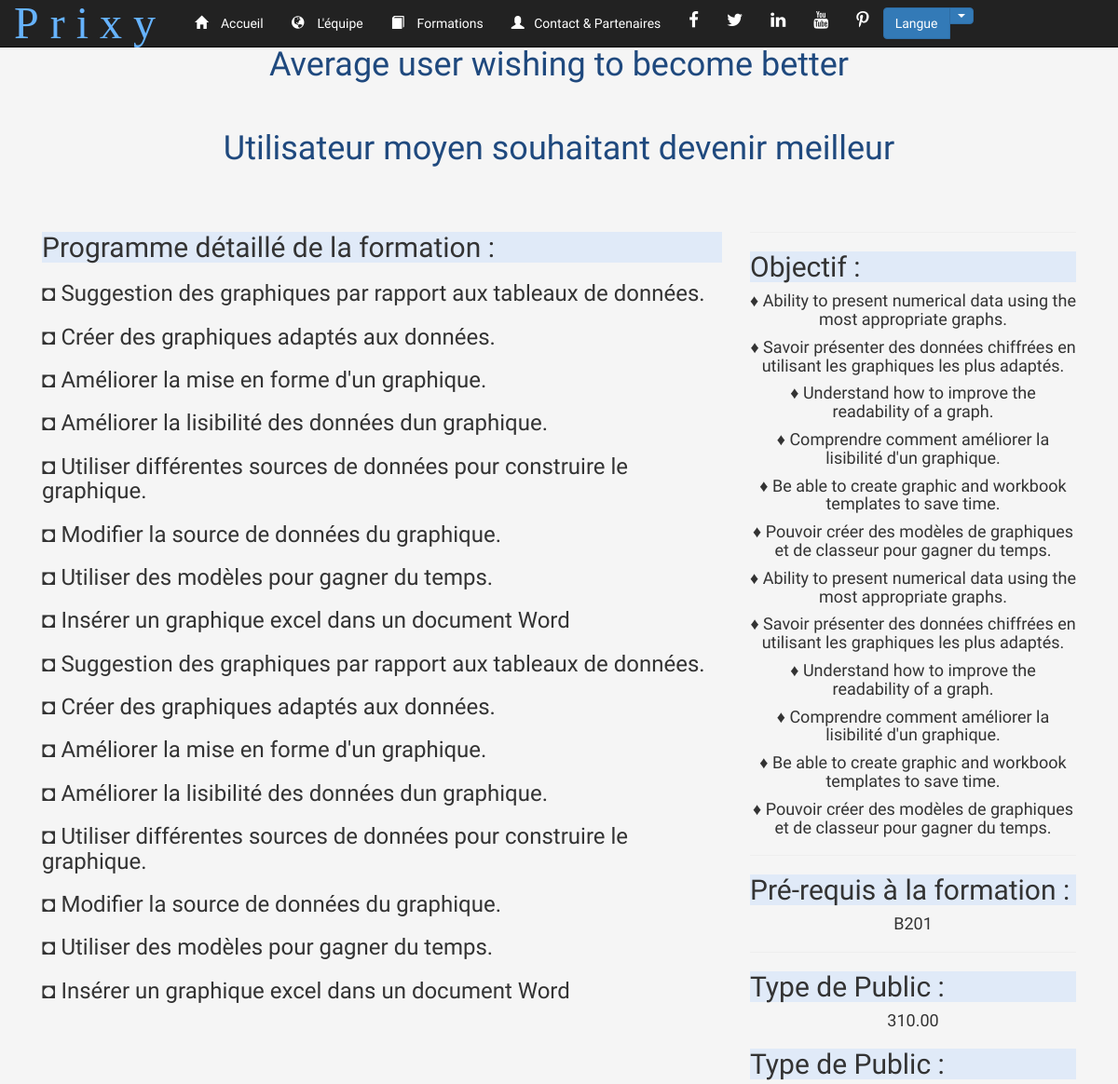
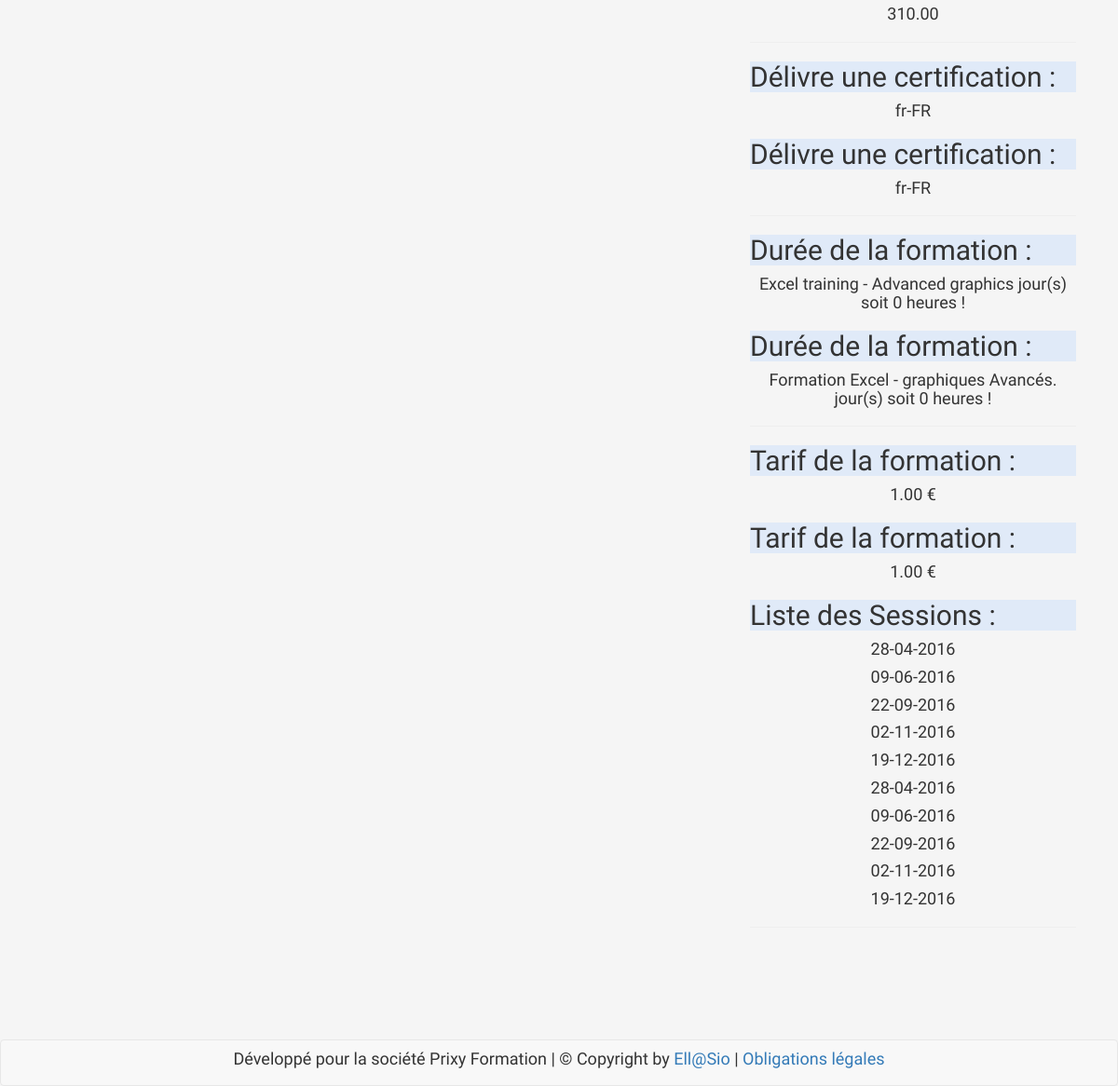
The app's page /page_formation.php?ref=B202 with its own data (2 pictures, top to bottom).
### tables this page shows
CREATE TABLE FORMATION
(
        ref_form         Varchar (15) NOT NULL ,
		nom_form 		 Varchar(500),
        duree_form       float (8, 2) ,
        tarif_form       Float (10,2),        
        type_public_form Varchar (140),
		langue_form Varchar(15),
        PRIMARY KEY (ref_form, langue_form )		
);

CREATE TABLE PROG
(
        id_prog  Varchar (15) NOT NULL ,
        lib_prog Varchar (140),
		langue_prog Varchar(15),
        ref_form Varchar (15) NOT NULL ,
        PRIMARY KEY (id_prog ,ref_form, langue_prog ),
		CONSTRAINT FK_PROG_ref_form FOREIGN KEY (ref_form) REFERENCES FORMATION(ref_form)
);

CREATE TABLE OBJECTIF
(
        id_obj   Varchar (15) NOT NULL ,
        lib_obj  Varchar (300),
		langue_obj Varchar(15),
        ref_form Varchar (15) NOT NULL,
        PRIMARY KEY (id_obj ,ref_form, langue_obj),
		CONSTRAINT FK_OBJECTIF_ref_form FOREIGN KEY (ref_form) REFERENCES FORMATION(ref_form)
);

CREATE TABLE NECESSITER
(
        ref_form           Varchar (15) NOT NULL ,
        ref_form_form Varchar (15) NOT NULL ,
		lang_nec Varchar(15),
        PRIMARY KEY (ref_form ,ref_form_form ),
		CONSTRAINT FK_NECESSITER_ref_form FOREIGN KEY (ref_form) REFERENCES FORMATION(ref_form),
		CONSTRAINT FK_NECESSITER_ref_form_FORMATION FOREIGN KEY (ref_form_form) REFERENCES FORMATION(ref_form)
);

CREATE TABLE DELIVRER
(
        ref_form  Varchar (15) NOT NULL ,
        id_certif Varchar (15) NOT NULL ,
        PRIMARY KEY (ref_form ,id_certif ),
		CONSTRAINT FK_DELIVRER_ref_form FOREIGN KEY (ref_form) REFERENCES FORMATION(ref_form),
		CONSTRAINT FK_DELIVRER_id_certif FOREIGN KEY (id_certif) REFERENCES CERTIFICATION(id_certif)
);

CREATE TABLE CERTIFICATION
(
        id_certif      Varchar (15) NOT NULL ,
        delivre_certif Bool ,
		langue_certif Varchar(15),
        titre_certif   Varchar (140) ,
        PRIMARY KEY (id_certif, langue_certif )
);

CREATE TABLE SESSION
(
        id_sess   Varchar (15) NOT NULL ,
        date_sess Date,
        ref_form  Varchar (15) NOT NULL,
        PRIMARY KEY (id_sess ,ref_form ),
		CONSTRAINT FK_SESSION_ref_form FOREIGN KEY (ref_form) REFERENCES FORMATION(ref_form)
);

### lib/gettext/gettext.inc (called while the page is built, shortened)
<?php
require('gettext.php');
$text_domains = array();
$default_domain = 'messages';
$LC_CATEGORIES = array('LC_CTYPE', 'LC_NUMERIC', 'LC_TIME', 'LC_COLLATE', 'LC_MONETARY', 'LC_MESSAGES', 'LC_ALL');
$EMULATEGETTEXT = 0;
$CURRENTLOCALE = '';
function get_list_of_locales($locale) {
  $locale_names = array();
  $lang = NULL;
  $country = NULL;
  $charset = NULL;
  $modifier = NULL;
  if ($locale) {
    if (preg_match("/^(?P<lang>[a-z]{2,3})"
                   ."(?:_(?P<country>[A-Z]{2}))?"
                   ."(?:\.(?P<charset>[-A-Za-z0-9_]+))?"
                   ."(?:@(?P<modifier>[-A-Za-z0-9_]+))?$/",
                   $locale, $matches)) {
      if (isset($matches["lang"])) $lang = $matches["lang"];
      if (isset($matches["country"])) $country = $matches["country"];
      if ($country) {
        array_push($locale_names, "${lang}_$country");
      } elseif ($charset)
          array_push($locale_names, "${lang}.$charset");
      array_push($locale_names, $lang);
    }
  }
  return $locale_names;
}
function _get_reader($domain=null, $category=5, $enable_cache=true) {
    global $text_domains, $default_domain, $LC_CATEGORIES;
    if (!isset($domain)) $domain = $default_domain;
    if (!isset($text_domains[$domain]->l10n)) {
        $locale = _setlocale(LC_MESSAGES, 0);
        $bound_path = isset($text_domains[$domain]->path) ?
          $text_domains[$domain]->path : './';
        $subpath = $LC_CATEGORIES[$category] ."/$domain.mo";
        $locale_names = get_list_of_locales($locale);
        $input = null;
        foreach ($locale_names as $locale) {
          $full_path = $bound_path . $locale . "/" . $subpath;
        }
        $text_domains[$domain]->l10n = new gettext_reader($input,
                                                          $enable_cache);
    }
    return $text_domains[$domain]->l10n;
}
function _check_locale_and_function($function=false) {
    global $EMULATEGETTEXT;
    return !$EMULATEGETTEXT;
}
function _get_codeset($domain=null) {
    global $text_domains, $default_domain, $LC_CATEGORIES;
    if (!isset($domain)) $domain = $default_domain;
    return (isset($text_domains[$domain]->codeset))? $text_domains[$domain]->codeset : ini_get('mbstring.internal_encoding');
}
function _encode($text) {
  $target_encoding = _get_codeset();
  if (function_exists("mb_detect_encoding")) {
    $source_encoding = mb_detect_encoding($text);
    if ($source_encoding != $target_encoding)
      $text = mb_convert_encoding($text, $target_encoding, $source_encoding);
  }
  return $text;
}
function _get_default_locale($locale) {
  if ($locale == '')
    return getenv('LANG');
  else
    return $locale;
}
function _setlocale($category, $locale) {
    global $CURRENTLOCALE, $EMULATEGETTEXT;
    if ($locale === 0) {
        if ($CURRENTLOCALE != '')
            return $CURRENTLOCALE;
        else
            return _setlocale($category, $CURRENTLOCALE);
    } else {
        if (function_exists('setlocale')) {
          $ret = setlocale($category, $locale);
          if (($locale == '' and !$ret) or
              ($locale != '' and $ret != $locale)) {
            $CURRENTLOCALE = _get_default_locale($locale);
            $EMULATEGETTEXT = 1;
          } else {
            $CURRENTLOCALE = $ret;
            $EMULATEGETTEXT = 0;
          }
        } else {
          $CURRENTLOCALE = _get_default_locale($locale);
          $EMULATEGETTEXT = 1;
        }
        return $CURRENTLOCALE;
    }
}
function _bindtextdomain($domain, $path) {
    global $text_domains;
    if (substr(php_uname(), 0, 7) == "Windows") {
      if ($path[strlen($path)-1] != '\\' and $path[strlen($path)-1] != '/')
        $path .= '\\';
    } else {
      if ($path[strlen($path)-1] != '/')
        $path .= '/';
    }
    if (!array_key_exists($domain, $text_domains)) {
      $text_domains[$domain] = new domain();
    }
    $text_domains[$domain]->path = $path;
}
function _bind_textdomain_codeset($domain, $codeset) {
    global $text_domains;
    $text_domains[$domain]->codeset = $codeset;
}
function _textdomain($domain) {
    $default_domain = $domain;
}
function _gettext($msgid) {
    $l10n = _get_reader();
    return _encode($l10n->translate($msgid));
}
function __($msgid) {
    return _gettext($msgid);
}
function T_($msgid) {
    return __($msgid);
}
?>

### lib/gettext/gettext.php (called while the page is built, shortened)
<?php
class gettext_reader {
  var $short_circuit = false;
  function gettext_reader($Reader, $enable_cache = true) {
    if (! $Reader || isset($Reader->error) ) {
      $this->short_circuit = true;
      return;
    }
  }
  function translate($string) {
    if ($this->short_circuit)
      return $string;
  }
}
?>

### fonction.inc.php (called while the page is built, shortened)
<?php
	function execSQL($sql)
	{
		switch(BDD_type)
		{
			case 'PDO':
				$connexion = new PDO('mysql:host='.BDD_host.';dbname='.BDD_base, BDD_user, BDD_password);
				$connexion->exec("SET NAMES 'UTF8'");
				$tab = $connexion->query($sql)->fetchAll();
				return $tab;
				break;
		}
	}
?>

### page_formation.php (the view, shortened to what this page needs)
<!DOCTYPE html lang="fr">
<html>
    <head>
	    <link href="bootstrap/css/bootstrap.min.css" rel="stylesheet">
		<link href="bootstrap/fontawesome/css/font-awesome.min.css" rel="stylesheet">
	    <link href="bootstrap/css/style.css" rel="stylesheet">
	</head>
	<body>
		<?php
			include('nav.php');
			include('fonction.inc.php');
			echo '<div class="container">';
				$req_sql = execSQL('SELECT * FROM FORMATION F
												WHERE F.ref_form="'.$_GET['ref'].'";');
				foreach ($req_sql as $values)
				{
					echo '<h1 class="text-center">' . $values[4]. '</h1>';
				}
				echo '<div class="container col-lg-8 col-sm-8">';
					$req_sql1 = execSQL('SELECT * FROM PROG P
													INNER JOIN FORMATION F ON F.ref_form= P.ref_form
													WHERE F.ref_form="'.$_GET['ref'].'";');
					echo '<h2>Programme détaillé de la formation : </h2>';
					foreach($req_sql1 as $values1)
					{
						if($values1[3] == $_GET['ref'])
						{
							echo '<h3>◘ ' .$values1[1]. '</h3>';
						}
					}
				echo '</div>';
				echo '<div class="container col-lg-4 col-sm-4">';
					echo '<hr>';
					$req_sql7 = execSQL('SELECT * FROM OBJECTIF OB
													INNER JOIN FORMATION F ON F.ref_form = OB.ref_form
													WHERE F.ref_form="'.$_GET['ref'].'";');
					echo '<h2>' .'Objectif : ' .'</h2>';
					foreach ($req_sql7 as $values7)
					{
						echo  '<h4>♦ ' .$values7[1]. '</h4>';
					}
					echo '<hr>';
					$req_sql4 = execSQL('SELECT * FROM NECESSITER N
													INNER JOIN NECESSITER F ON F.ref_form = N.ref_form
													WHERE F.ref_form="'.$_GET['ref'].'";');
					foreach($req_sql4 as $values4)
					{
						echo '<h2>' .'Pré-requis à la formation : ' .'</h2>';
						echo  '<h4>' .$values4[1]. '</h4>';
					}
					echo '<hr>';
					foreach($req_sql as $values)
					{
						echo '<h2>' .'Type de Public : ' .'</h2>';
						echo  '<h4>' .$values[3]. '</h4>';
					}
					echo '<hr>';
					$req_sql5 = execSQL('SELECT * FROM CERTIFICATION CE
													INNER JOIN DELIVRER D ON D.id_certif = CE.id_certif
													INNER JOIN FORMATION F ON F.ref_form = D.ref_form
													WHERE F.ref_form="'.$_GET['ref'].'";');
					foreach ($req_sql5 as $values5)
					{
						echo '<h2>' .'Délivre une certification : ' .'</h2>';
						echo  '<h4>' .$values5[2]. '</h4>';
					}
					echo '<hr>';
					foreach($req_sql as $values)
					{
						echo '<h2>' .'Durée de la formation : ' .'</h2>';
						$heure = (int)$values[1] * 7;
						echo  '<h4>' .$values[1]. ' jour(s) soit ' .$heure. ' heures !</h4>';
					}
					echo '<hr>';
					foreach($req_sql as $values)
					{
						echo '<h2>' .'Tarif de la formation : ' .'</h2>';
						echo  '<h4>' .$values[2]. ' € </h4>';
					}
					$req_sql6 = execSQL('SELECT * FROM SESSION S
													INNER JOIN FORMATION F ON F.ref_form = S.ref_form
													WHERE F.ref_form="'.$_GET['ref'].'";');
					echo '<h2>' .'Liste des Sessions : ' .'</h2>';
					foreach ($req_sql6 as $values6)
					{
						$base_date = $values6[1];
						$new_date = date("d-m-Y", strtotime($base_date));
						echo  '<h4>' .$new_date. '</h4>';
					}
					echo '<hr>';
				echo '</div>';
			echo '</div>';
		?>
		<?php include ('footer.php'); ?>
	</body>
</html>

### nav.php (shortened to what this page needs)
<head>
      <link href="./bootstrap/css/bootstrap.min.css" rel="stylesheet">
      <link href="./bootstrap/fontawesome/css/font-awesome.min.css" rel="stylesheet">
      <link href="./bootstrap/css/style.css" rel="stylesheet">
  </head>
<nav class="navbar navbar-header navbar-fixed-top navbar-inverse">
  <span class="nav-brand">
    <a href="/PrixyPPE/index.php" class="navbar-brand">Prixy</a>
  </span>
    <ul class="nav navbar-nav">
      <li class="nav-item">
        <a class="nav-link" href="/PrixyPPE/index.php">
          <span class="glyphicon glyphicon-home">
          </span> &nbsp;&nbsp; <?php print T_("Accueil"); ?>
        </a>
      </li>
      <li class="nav-item">
        <a class="nav-link" href="/PrixyPPE/equipe.php">
          <span class="glyphicon glyphicon glyphicon-globe">
          </span> &nbsp;&nbsp; <?php print T_("L'équipe"); ?>
        </a>
      </li>
      <li class="nav-item">
        <a class="nav-link" href="/PrixyPPE/formations.php">
          <span class="glyphicon glyphicon-book">
          </span> &nbsp;&nbsp; <?php echo T_("Formations"); ?>
        </a>
      </li>
      <li class="nav-item">
        <a class="nav-link" href="/PrixyPPE/contact.php">
          <span class="glyphicon glyphicon-user">
          </span> &nbsp;&nbsp;<?php echo T_("Contact"); ?> &amp; <?php echo T_("Partenaires"); ?>
        </a>
      </li>
      <li class="nav-item hidden-sm hidden-xs">
        <a class="nav-link" href="#" title="Facebook">
          <i class="fa fa-facebook fa-lg"></i>
        </a>
      </li>
      <li class="nav-item hidden-sm hidden-xs">
        <a class="nav-link"  href="#" title="Twitter">
          <i class="fa fa-twitter fa-lg"></i>
        </a>
      </li>
      <li class="nav-item hidden-sm hidden-xs">
        <a class="nav-link"  href="#" title="LinkedIn">
          <i class="fa fa-linkedin fa-lg"></i>
        </a>
      </li>
      <li class="nav-item hidden-sm hidden-xs">
        <a class="nav-link" href="#" title="Youtube">
          <i class="fa fa-youtube fa-lg"></i>
        </a>
      </li>
      <li class="nav-item hidden-sm hidden-xs">
        <a class="nav-link" href="#" title="Pinterest">
          <i class="fa fa-pinterest-p fa-lg"></i>
        </a>
      </li>
     <li>
     <div class="btn-group btn_langue">
        <button type="button" class="btn btn-primary"><?php echo T_("Langue"); ?></button>
        <button type="button" class="btn btn-primary dropdown-toggle" data-toggle="dropdown">
          <span class="caret"></span>
        </button>
      </div>
    </li>
   </ul>
</nav>

### footer.php
<div class="footer" style="margin-top:100px;">
  <nav class="navbar navbar-default navbar-bottom">
          <h4><?php print T_("Développé pour la société Prixy Formation"); ?> | &copy; Copyright by <a href="#">Ell@Sio</a> | <a href="/PrixyPPE/mentions.php"><?php print T_("Obligations légales"); ?></a> </h4>
  </nav>
</div>

### records on screen
formation: type_public_form "Average user wishing to become better", tarif_form "310.00", nom_form "Excel training - Advanced graphics", nom_form "0", duree_form "1.00"
formation: type_public_form "Utilisateur moyen souhaitant devenir meilleur", tarif_form "310.00", nom_form "Formation Excel - graphiques Avancés.", nom_form "0", duree_form "1.00"
prog: lib_prog "Suggestion des graphiques par rapport aux tableaux de données."
prog: lib_prog "Créer des graphiques adaptés aux données."
prog: lib_prog "Améliorer la mise en forme d'un graphique."
prog: lib_prog "Améliorer la lisibilité des données dun graphique."
prog: lib_prog "Utiliser différentes sources de données pour construire le graphique."
prog: lib_prog "Modifier la source de données du graphique."
prog: lib_prog "Utiliser des modèles pour gagner du temps."
prog: lib_prog "Insérer un graphique excel dans un document Word"
objectif: lib_obj "Ability to present numerical data using the most appropriate graphs."
objectif: lib_obj "Savoir présenter des données chiffrées en utilisant les graphiques les plus adaptés."
objectif: lib_obj "Understand how to improve the readability of a graph."
objectif: lib_obj "Comprendre comment améliorer la lisibilité d'un graphique."
objectif: lib_obj "Be able to create graphic and workbook templates to save time."
objectif: lib_obj "Pouvoir créer des modèles de graphiques et de classeur pour gagner du temps."
necessiter: ref_form_form "B201"
delivrer: certification.langue_certif "fr-FR"
session: date_sess "28-04-2016"
session: date_sess "09-06-2016"
session: date_sess "22-09-2016"
session: date_sess "02-11-2016"
session: date_sess "19-12-2016"

### other values on screen
T_("Accueil") "Accueil"
T_("L'équipe") "L'équipe"
T_("Formations") "Formations"
T_("Contact") "Contact"
T_("Partenaires") "Partenaires"
T_("Langue") "Langue"
T_("Développé pour la société Prixy Formation") "Développé pour la société Prixy Formation"
T_("Obligations légales") "Obligations légales"
